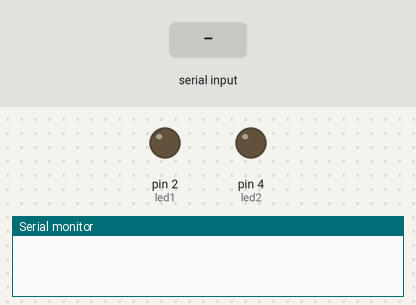
Bench run of a sketch on a simulated Arduino Uno, built with avr-gcc and run on an emulated ATmega328P. On the bench: output pins drawn as LEDs (lit = HIGH), the last lines printed to the serial monitor. Inputs (shaded band) come from the test bench.

Above: at 1.2 s.
1.3 s: "1" received over Serial
At 2.3 s:
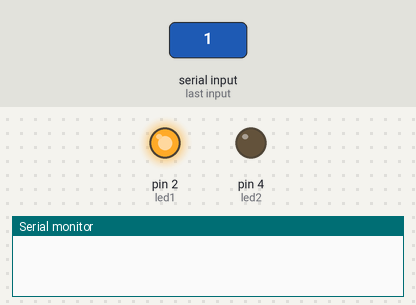
2.8 s: "2" received over Serial
At 3.5 s:
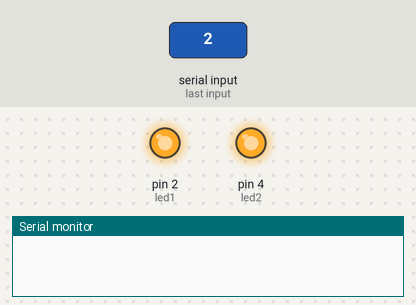
4.3 s: "0" received over Serial
At 4.6 s:
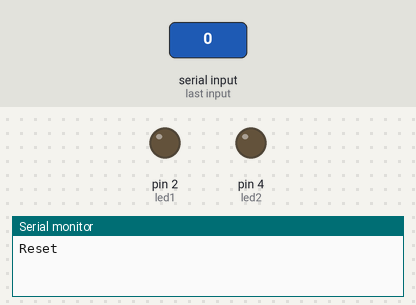
5.8 s: "2" received over Serial
At 7.0 s:
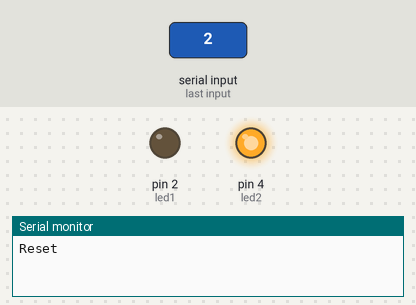
Timing chart, 0 to 8.3 s (numbered marks = the images above; inputs shaded):
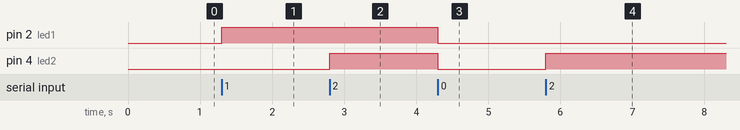

The sketch:

TestePythonArduino_ESP.ino
```cpp
#define led1 2
#define led2 4

void setup() {
  Serial.begin(9600);
  pinMode(led1, OUTPUT);
  pinMode(led2, OUTPUT);
}

void loop()
{
  if (Serial.available() > 0)
  {
    char dado = Serial.read();

    if (dado == '1')
    {
      digitalWrite(led1, HIGH);
    }
    else if (dado == '2')
    {
      digitalWrite(led2, HIGH);
    }
    else if (dado == '0')
    {
      digitalWrite(led1, LOW);
      digitalWrite(led2, LOW);
      Serial.println("Reset");
    }
  }
}
```

Measured:
- after the input at 1.3 s, pin 2 (led1): LOW → HIGH at once
- after the input at 2.8 s, pin 4 (led2): LOW → HIGH at once
- after the input at 4.3 s, pin 2 (led1), pin 4 (led2): HIGH → LOW at once
- after the input at 5.8 s, pin 4 (led2): LOW → HIGH at once
